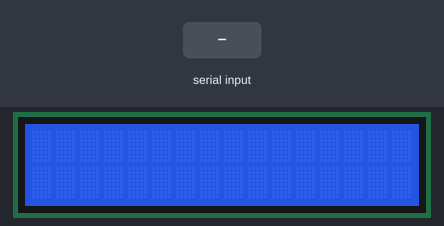
A sketch run on a simulated ESP8266 (NodeMCU). Shown: 16×2 character LCD. Inputs (shaded band) come from the test bench. What the sketch prints to the serial monitor is not drawn.

Above: at 1.2 s.
1.3 s: "1&" received over the second serial link
At 2.9 s:
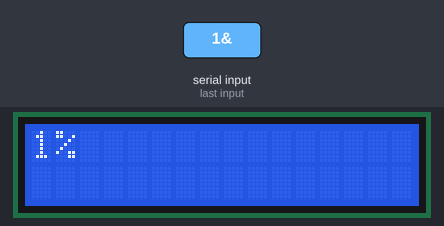
3.8 s: "0&" received over the second serial link
At 6.0 s:
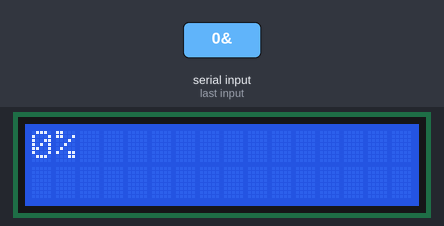
6.3 s: "2&" received over the second serial link
At 7.9 s:
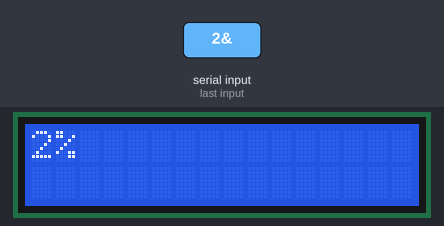
Timing chart, 0 to 9.4 s (numbered marks = the images above; inputs shaded):
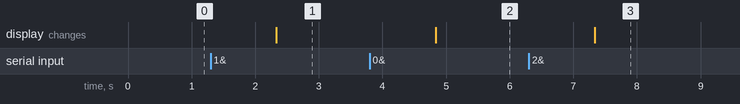

Measured:
- after the input at 1.3 s, the display: changes after 1.0 s (image 1)
- after the input at 3.8 s, the display: changes after 1.0 s (image 2)
- after the input at 6.3 s, the display: changes after 1.0 s (image 3)

The sketch:

node_serial_lcd.ino
```cpp
#include <SoftwareSerial.h>
SoftwareSerial Node(D7, D8); // RX | TX
int led;
String a, b, c, tem, humid;

#include <Wire.h>
#include <LiquidCrystal_I2C.h>
LiquidCrystal_I2C lcd(0x27, 16, 2);

void setup()
{
  Serial.begin(9600);
  Node.begin(9600);
  lcd.begin();
  lcd.backlight();
}
void loop() {
  if (Node.available() > 0) {

    Serial.println("1");
    a = Node.readStringUntil('&');
    b = Node.readStringUntil('&');


    ///////////////////////////////

    tem = a.substring(0, a.indexOf('&'));
    humid = b.substring(0, b.indexOf('&'));


    ///////////////////////////////
    Serial.print(tem );
    Serial.print(humid );
    lcd.setCursor(0, 0);
    lcd.print(tem);
    lcd.print("C");
    lcd.print("               ");
    lcd.setCursor(1, 0);
    lcd.print(humid);
    lcd.print("%");
    lcd.print("               ");
  }
}
```
